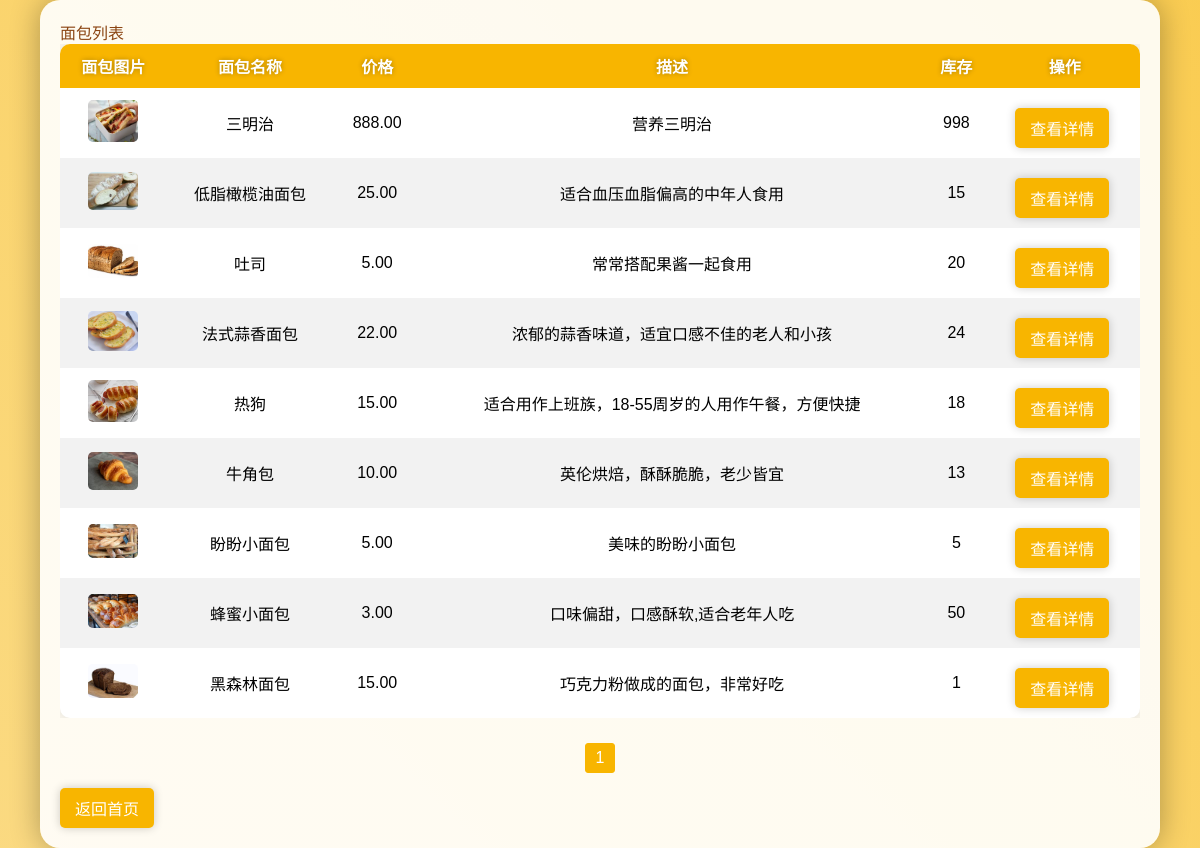
Page /breads/breads/ on the earlier database version.
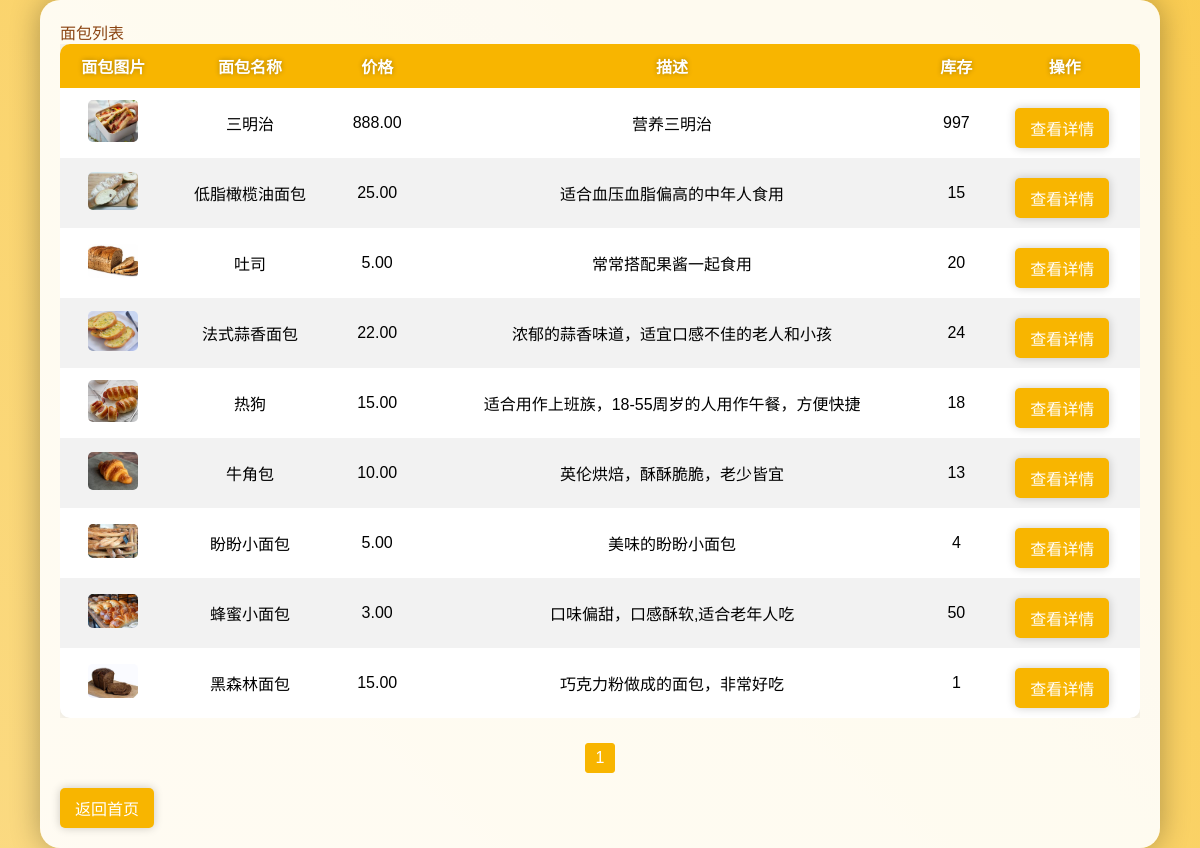
Same page on the later database version.
### bread_management/models.py (models this page shows, shortened)
class Bread(models.Model):
    name = models.CharField(max_length=100)
    price = models.DecimalField(max_digits=5, decimal_places=2)
    description = models.TextField()
    stock = models.IntegerField(default=0)
    image = models.ImageField(upload_to=bread_image_upload_path, blank=True, null=True)
    HARDNESS_CHOICES = [
        ('soft', '软乎'),
        ('moderate', '适中'),
        ('hardish', '偏硬'),
        ('hard', '硬'),
    ]
    hardness = models.CharField(max_length=10, choices=HARDNESS_CHOICES, default='moderate')
    sugar_content = models.DecimalField(max_digits=5, decimal_places=2, default=0.0)
    def __str__(self):
        return self.name
    class Meta:
        default_permissions = ('add', 'change', 'delete', 'view')
        permissions = [
            ('can_view_special_bread', 'Can view special bread'),  # 自定义权限，用于查看特殊面包
        ]

### bread_management/views.py (the view)
# urls.py: path('breads/', bread_list, name='bread_list'),
def bread_list(request):
    try:
        template = get_template('bread_management/bread_list.html')
    except Exception as e:
        print("❌ 模板加载失败！", e)
    breads_list = Bread.objects.all().order_by('name')  # 获取所有面包
    print("数据库中的面包数量:", breads_list.count())  # 打印面包数据数量
    paginator = Paginator(breads_list, 10)  # 每页显示10个面包信息
    page_number = request.GET.get('page')
    if page_number and not page_number.isdigit():
        page_number = 1
    breads = paginator.get_page(page_number)
    print("当前页面的面包数据:", list(breads))
    is_admin = request.user.has_perm('bread_management.change_bread')
    return render(request, 'bread_management/bread_list.html', {'breads': breads, 'is_admin': is_admin})

### bread_management/templates/bread_management/bread_list.html (shortened to what this page needs)
<!DOCTYPE html>
<html lang="zh-CN">
<head>
</head>
<body>
    <div class="container">
        <a href="{% url 'bread_list' %}">面包列表</a>
        <div style="overflow-x: auto;">
            <table>
                <thead>
                    <tr>
                        <th>面包图片</th>
                        <th>面包名称</th>
                        <th>价格</th>
                        <th>描述</th>
                        <th>库存</th>
                        <th>操作</th>
                    </tr>
                </thead>
                <tbody>
                    {% if breads %}
                        {% for bread in breads %}
                        <tr>
                            <td><img src="{{ bread.image.url }}" alt="{{ bread.name }}" class="bread-image"></td>
                            <td>{{ bread.name }}</td>
                            <td>{{ bread.price }}</td>
                            <td>{{ bread.description }}</td>
                            <td>{{ bread.stock }}</td>
                            <td>
                                <a href="{% url 'bread_detail' bread.id %}" class="button">查看详情</a>
                            </td>
                        </tr>
                        {% endfor %}
                    {% else %}
                        <tr><td colspan="5">暂无面包数据</td></tr>
                {% endif %}
                </tbody>
            </table>
        </div>
        <div class="pagination">
            {% for num in breads.paginator.page_range %}
            {% if breads.number == num %}
            <a href="?page={{ num }}" class="active">{{ num }}</a>
            {% else %}
            <a href="?page={{ num }}">{{ num }}</a>
            {% endif %}
            {% endfor %}
        </div>
        <a href="{% url 'home' %}" class="button">返回首页</a>
    </div>
</body>
</html>

Differences in the rows shown:
changed Bread "三明治": stock "998" → "997"
changed Bread "盼盼小面包": stock "5" → "4"
